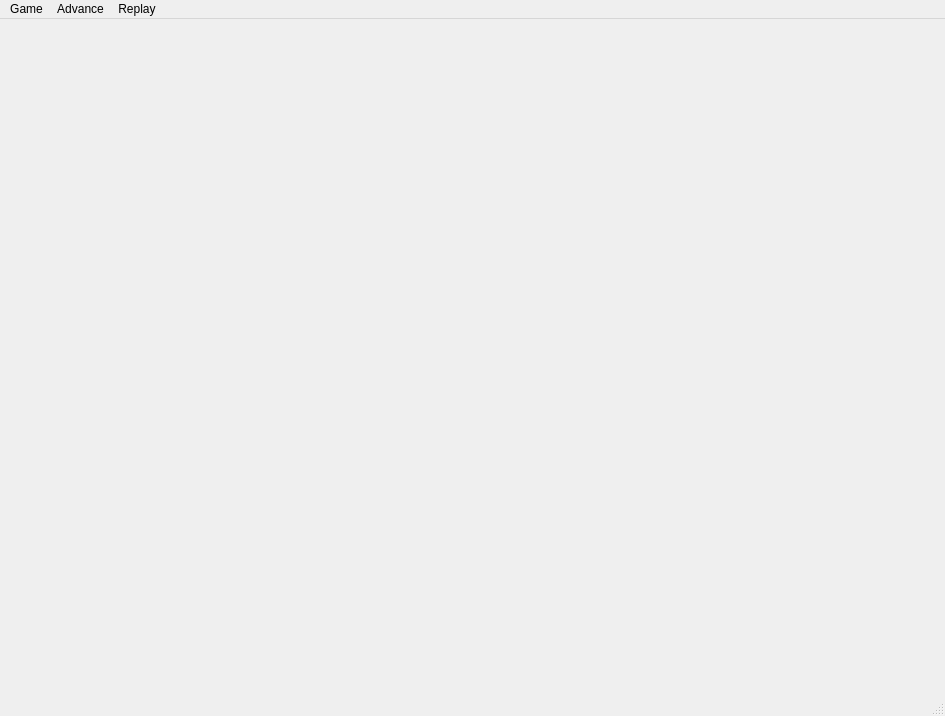
<?xml version="1.0" encoding="UTF-8"?>
<ui version="4.0">
 <class>MainWindow</class>
 <widget class="QMainWindow" name="MainWindow">
  <property name="geometry">
   <rect>
    <x>0</x>
    <y>0</y>
    <width>945</width>
    <height>716</height>
   </rect>
  </property>
  <property name="windowTitle">
   <string>MainWindow</string>
  </property>
  <widget class="QWidget" name="centralwidget">
   <layout class="QVBoxLayout" name="verticalLayout">
    <item>
     <layout class="QHBoxLayout" name="horizontalLayout_opp"/>
    </item>
    <item>
     <widget class="QWidget" name="widgetBoard" native="true"/>
    </item>
    <item>
     <layout class="QHBoxLayout" name="horizontalLayout_self"/>
    </item>
   </layout>
  </widget>
  <widget class="QMenuBar" name="menubar">
   <property name="geometry">
    <rect>
     <x>0</x>
     <y>0</y>
     <width>945</width>
     <height>21</height>
    </rect>
   </property>
   <widget class="QMenu" name="menuGame">
    <property name="title">
     <string>Game</string>
    </property>
    <addaction name="actionSingle_New_Game"/>
    <addaction name="actionResign"/>
   </widget>
   <widget class="QMenu" name="menuAdvance">
    <property name="title">
     <string>Advance</string>
    </property>
    <addaction name="actionBasicFilter"/>
    <addaction name="actionFlip_Board"/>
   </widget>
   <widget class="QMenu" name="menuReplay">
    <property name="title">
     <string>Replay</string>
    </property>
    <addaction name="actionLoad_Replay"/>
    <addaction name="actionNext_Move"/>
    <addaction name="actionPrevious_Move"/>
   </widget>
   <addaction name="menuGame"/>
   <addaction name="menuAdvance"/>
   <addaction name="menuReplay"/>
  </widget>
  <widget class="QStatusBar" name="statusbar"/>
  <action name="actionSingle_New_Game">
   <property name="text">
    <string>New Single Player Game</string>
   </property>
   <property name="toolTip">
    <string>New Single Player Game</string>
   </property>
   <property name="shortcut">
    <string>Ctrl+N</string>
   </property>
  </action>
  <action name="actionResign">
   <property name="text">
    <string>Resign</string>
   </property>
   <property name="toolTip">
    <string>Resign</string>
   </property>
  </action>
  <action name="actionBasicFilter">
   <property name="text">
    <string>BasicFilter</string>
   </property>
   <property name="shortcut">
    <string>Ctrl+1</string>
   </property>
  </action>
  <action name="actionFlip_Board">
   <property name="text">
    <string>Flip Board</string>
   </property>
   <property name="shortcut">
    <string>Ctrl+F</string>
   </property>
  </action>
  <action name="actionLoad_Replay">
   <property name="text">
    <string>Load Replay</string>
   </property>
  </action>
  <action name="actionNext_Move">
   <property name="text">
    <string>Next Move</string>
   </property>
   <property name="shortcut">
    <string>.</string>
   </property>
   <property name="menuRole">
    <enum>QAction::NoRole</enum>
   </property>
  </action>
  <action name="actionPrevious_Move">
   <property name="text">
    <string>Previous Move</string>
   </property>
   <property name="shortcut">
    <string>,</string>
   </property>
  </action>
 </widget>
 <resources/>
 <connections/>
</ui>
